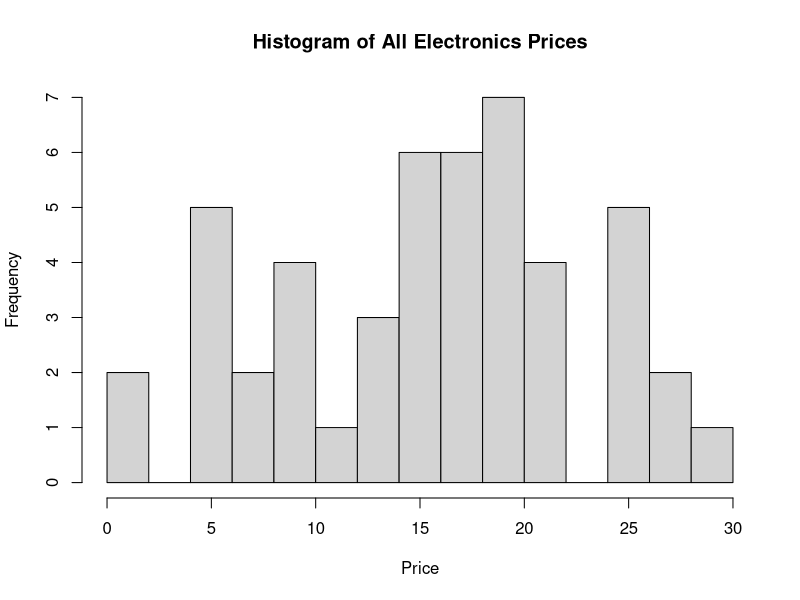

The R source for this figure:
# Q2 - Equal Frequency Binning and Data Smoothing

# All Electronics price dataset
data <- c(
  1, 1, 5, 5, 5, 5, 5, 8, 8,
  10, 10, 10, 10, 12,
  14, 14, 14,
  15, 15, 15, 15, 15, 15,
  18, 18, 18, 18, 18, 18,
  20, 20, 20, 20, 20, 20, 20,
  21, 21, 21, 21,
  25, 25, 25, 25, 25,
  28, 28, 30
)

# Sort the data
data <- sort(data)

# Display dataset
print(data)

# --------------------------------------------------
# (i) Equal-frequency partitioning with bin size = 3
# --------------------------------------------------

bin_size <- 3

bins <- split(data, ceiling(seq_along(data) / bin_size))

cat("\nEqual-frequency bins:\n")
print(bins)

# --------------------------------------------------
# (ii) Smoothing by bin means
# --------------------------------------------------

bin_means <- sapply(bins, mean)

smoothed_by_mean <- lapply(bins, function(x) {
  rep(mean(x), length(x))
})

cat("\nBin means:\n")
print(bin_means)

cat("\nData smoothed by bin means:\n")
print(smoothed_by_mean)

# --------------------------------------------------
# Smoothing by bin boundaries
# --------------------------------------------------

smoothed_by_boundary <- lapply(bins, function(x) {
  lower <- min(x)
  upper <- max(x)
  
  sapply(x, function(value) {
    if (abs(value - lower) <= abs(value - upper)) {
      lower
    } else {
      upper
    }
  })
})

cat("\nData smoothed by bin boundaries:\n")
print(smoothed_by_boundary)

# --------------------------------------------------
# (iii) Histogram
# --------------------------------------------------

hist(
  data,
  breaks = 14,
  main = "Histogram of All Electronics Prices",
  xlab = "Price",
  ylab = "Frequency"
)
